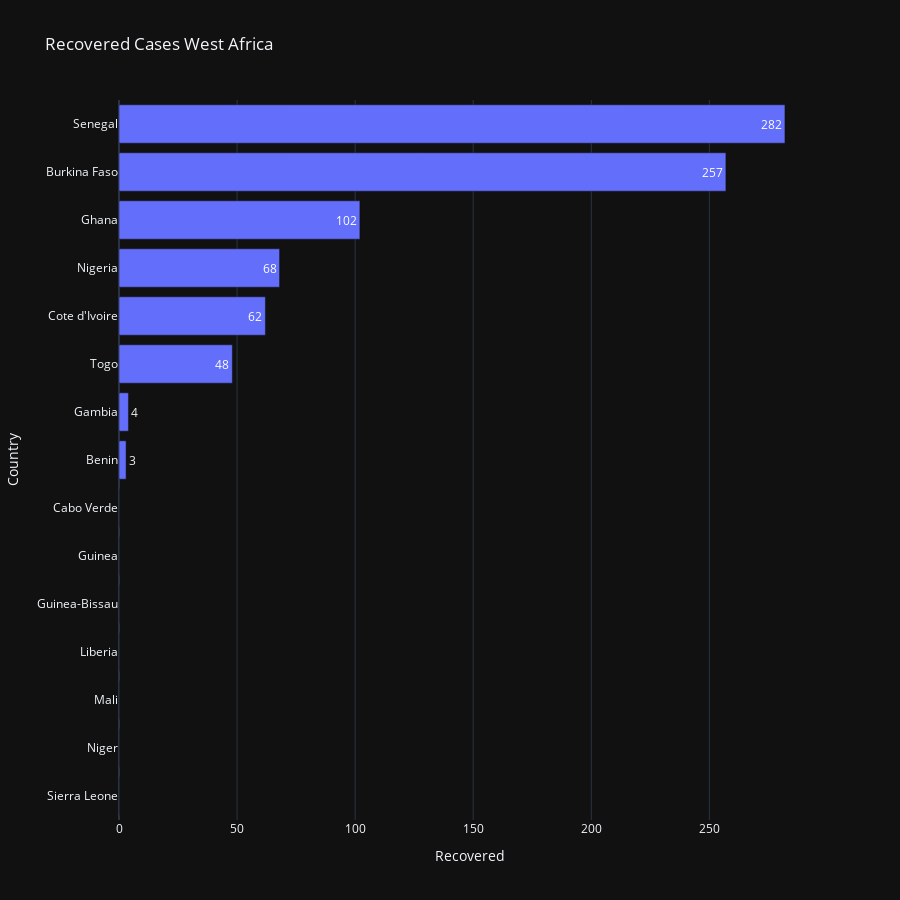

The notebook cell this image was saved under:
### Markdown cell above
## Graphique des cas gueris

### Code cell
fig = px.bar(global_Recoveredcases.sort_values('Recovered',ascending=False)[:20][::-1],x='Recovered',y='Country',title='Recovered Cases West Africa',text='Recovered', height=900, orientation='h')
fig.show()

### Figure 1 — Plotly figure (JSON) as saved in the notebook; plotly's stock layout.template omitted (floating-point values rounded to 4 significant figures)
{"data": [{"alignmentgroup": "True", "hoverlabel": {"namelength": 0}, "hovertemplate": "Recovered=%{text}<br>Country=%{y}", "legendgroup": "", "marker": {"color": "#636efa"}, "name": "", "offsetgroup": "", "orientation": "h", "showlegend": false, "text": [0, 0, 0, 0, 0, 0, 0, 3, 4, 48, 62, 68, 102, 257, 282], "textposition": "auto", "type": "bar", "x": [0, 0, 0, 0, 0, 0, 0, 3, 4, 48, 62, 68, 102, 257, 282], "xaxis": "x", "y": ["Sierra Leone", "Niger", "Mali", "Liberia", "Guinea-Bissau", "Guinea", "Cabo Verde", "Benin", "Gambia", "Togo", "Cote d'Ivoire", "Nigeria", "Ghana", "Burkina Faso", "Senegal"], "yaxis": "y"}], "layout": {"barmode": "relative", "height": 900, "legend": {"tracegroupgap": 0}, "title": {"text": "Recovered Cases West Africa"}, "xaxis": {"anchor": "y", "domain": [0, 1], "title": {"text": "Recovered"}}, "yaxis": {"anchor": "x", "domain": [0, 1], "title": {"text": "Country"}}}}
